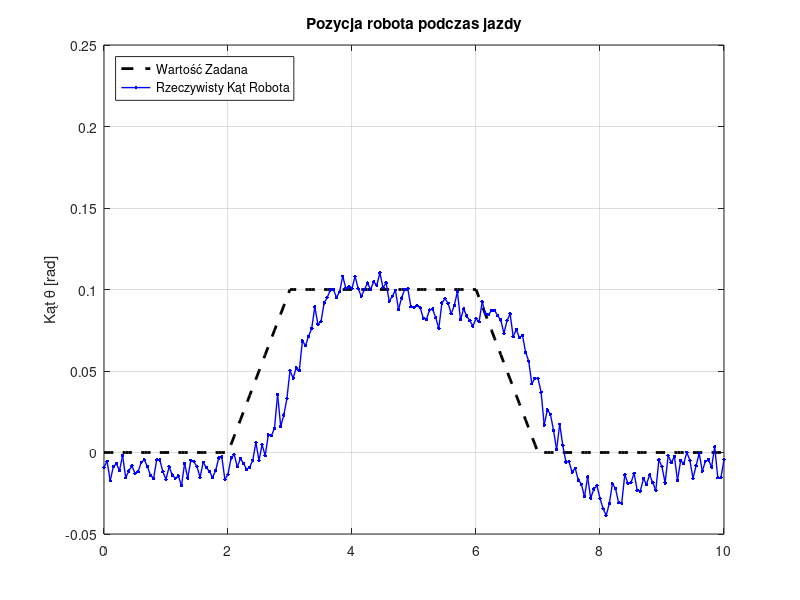

Write MATLAB code to recreate this figure.
clear all; close all; clc;

% === KONFIGURACJA ===
T_total = 10;       % Dłuższy czas, żeby pokazać jazdę
dt = 0.05;          % Próbkowanie 50ms
t = 0:dt:T_total;

% === 1. GENEROWANIE WARTOŚCI ZADANEJ (PROFIL TRAPEZOWY) ===
% Definiujemy kluczowe punkty w czasie
t_points = [0,  2,   3,   6,   7,   10]; 
% Definiujemy wartości zadane kąta w tych punktach (rad)
% 0 -> Start rampy -> Max wychylenie -> Koniec jazdy -> Stop rampy -> 0
angle_drive = 0.1; % Kąt jazdy (ok. 8.5 stopnia)
theta_points = [0,  0,   angle_drive, angle_drive, 0,    0];

% Interpolacja liniowa (tworzy idealny profil zadany)
theta_ref = interp1(t_points, theta_points, t, 'linear');

% === 2. GENEROWANIE RZECZYWISTEGO KĄTA (Z WŁADNOŚCIĄ I CHAOSEM) ===
% Robot nie nadąża idealnie za zadaniem (bezwładność)
% Symulujemy to filtrem dolnoprzepustowym + oscylacje

theta_real = zeros(size(t));
velocity = 0;

for k = 2:length(t)
    % Prosta fizyka: dążenie do theta_ref z opóźnieniem
    accel = 5 * (theta_ref(k) - theta_real(k-1)) - 2 * velocity;
    velocity = velocity + accel * dt;
    theta_real(k) = theta_real(k-1) + velocity * dt;
end

% Dodajemy "brudne" efekty rzeczywiste
rng(123); 
% Szum pomiarowy
noise = 0.005 * randn(size(t));
% Drgania mechaniczne (silniejsze podczas ruchu)
vibration = 0.003 * sin(30*t) .* (abs(theta_real) > 0.01); 
% Uchyb ustalony (robot zawsze trochę krzywy)
steady_error = -0.01; 

theta_real = theta_real + noise + vibration + steady_error;


% === 3. GENEROWANIE SYGNAŁU STERUJĄCEGO (PWM) ===
% Uchyb regulacji
error = theta_ref - theta_real;
% Pochodna uchybu (zmiana błędu w czasie)
error_diff = [0, diff(error)/dt];

Kp = 2000;
Kd = 150; 

% Obliczenie sterowania PD
u_raw = Kp * error + Kd * error_diff;

% Dodanie szumu do sterowania
u_raw = u_raw + 50 * randn(size(t));

% Saturacja PWM (-255 do 255)
u_pwm = u_raw;
u_pwm(u_pwm > 255) = 255;
u_pwm(u_pwm < -255) = -255;
u_pwm = round(u_pwm);


% === 4. RYSOWANIE WYKRESÓW ===
figure(1);
set(gcf, 'Position', [100, 100, 900, 600]);

% --- Wykres 1: Kąt (Zadany vs Rzeczywisty) ---
% subplot(2,1,1);
% Rysujemy wartość zadaną (przerywana linia)
plot(t, theta_ref, 'k--', 'LineWidth', 2); 
hold on;
% Rysujemy rzeczywisty pomiar
plot(t, theta_real, 'b.-', 'LineWidth', 1, 'MarkerSize', 8);

ylabel('Kąt \theta [rad]');
title('Pozycja robota podczas jazdy');
legend('Wartość Zadana', 'Rzeczywisty Kąt Robota', 'Location', 'NorthWest');
grid on;
ylim([-0.05 0.25]); % Dopasowanie zakresu

% % --- Wykres 2: PWM ---
% subplot(2,1,2);
% stairs(t, u_pwm, 'r', 'LineWidth', 1.2);
% yline(255, 'k--');
% yline(-255, 'k--');
% ylabel('PWM');
% xlabel('Czas [s]');
% title('Sygnał sterujący');
% ylim([-300 300]);
% grid on;

% Zapis
exportgraphics(gcf, 'wyniki_jazda_przod.png', 'Resolution', 300);
